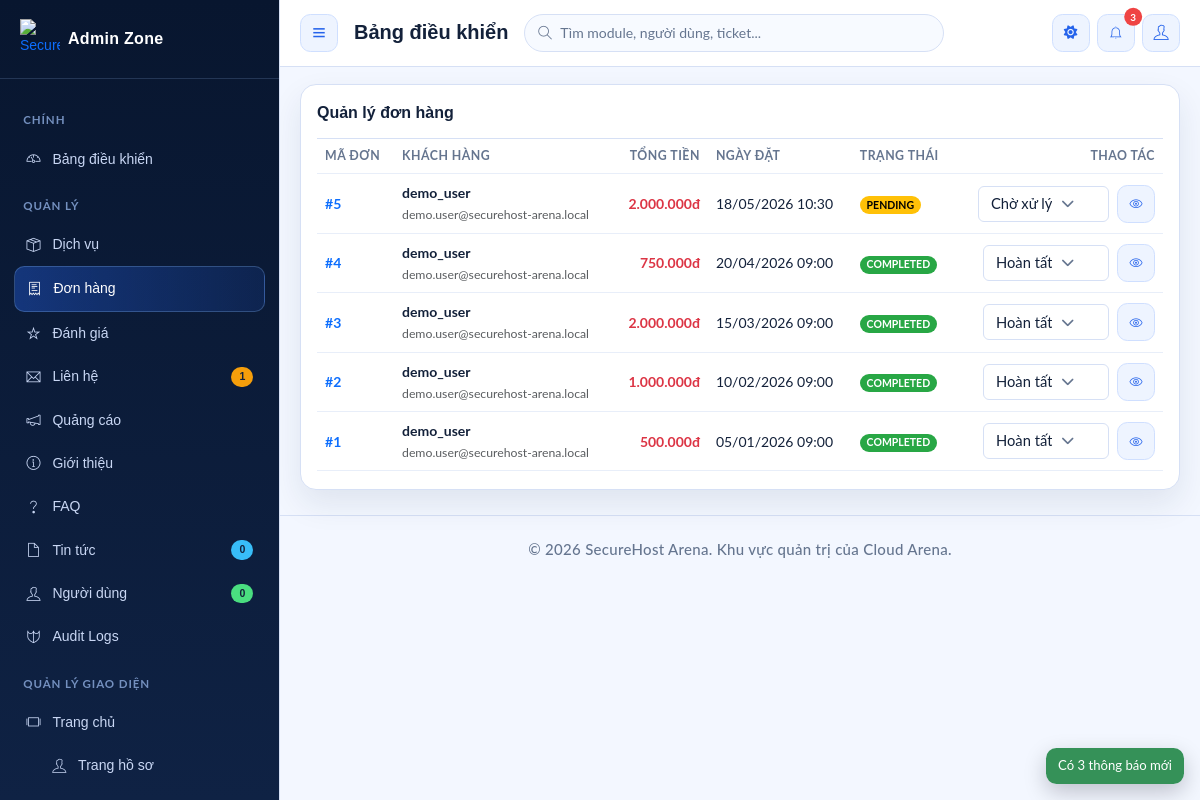
Page /admin/orders (signed in) on the committed database.
### tables this page shows
CREATE TABLE orders (
    id INT AUTO_INCREMENT PRIMARY KEY,
    user_id INT NOT NULL,
    status ENUM('pending', 'processing', 'completed', 'cancelled') DEFAULT 'pending',
    phone VARCHAR(20) NULL,
    address TEXT NULL,
    total_amount DECIMAL(10,2) DEFAULT 0.00,
    created_at TIMESTAMP DEFAULT CURRENT_TIMESTAMP,
    FOREIGN KEY (user_id) REFERENCES users(id) ON DELETE CASCADE
);

CREATE TABLE users (
    id INT AUTO_INCREMENT PRIMARY KEY,
    username VARCHAR(50) UNIQUE NOT NULL,
    password VARCHAR(255) NOT NULL COMMENT 'Hashed password',
    email VARCHAR(100) UNIQUE NOT NULL,
    full_name VARCHAR(100),
    avatar VARCHAR(255),
    status ENUM('active', 'banned') DEFAULT 'active',
    credit INT DEFAULT 0,
    reset_token VARCHAR(255) NULL,
    role ENUM('admin', 'member') NOT NULL,
    created_at TIMESTAMP DEFAULT CURRENT_TIMESTAMP
);

### app/views/admin/orders/index.php (the view, shortened to what the rows shown need)
<?php require APPROOT . '/views/layouts/admin/header.php'; ?>
<div class="row g-3">
    <div class="col-12">
        <section class="card panel-card">
            <div class="card-body">
                <div class="panel-header mb-3">
                    <h2 class="panel-title mb-0">Quản lý đơn hàng</h2>
                </div>
                <div class="table-responsive">
                    <table class="table admin-table align-middle">
                        <thead>
                            <tr>
                                <th>Mã đơn</th>
                                <th>Khách hàng</th>
                                <th class="text-end">Tổng tiền</th>
                                <th>Ngày đặt</th>
                                <th>Trạng thái</th>
                                <th class="text-end">Thao tác</th>
                            </tr>
                        </thead>
                        <tbody>
                            <?php if (empty($data['orders'])): ?>
                                <tr>
                                    <td colspan="6" class="text-center py-4 text-muted">Chưa có đơn hàng nào.</td>
                                </tr>
                            <?php else: ?>
                                <?php foreach ($data['orders'] as $order): ?>
                                    <tr>
                                        <td class="fw-bold text-primary">#<?php echo (int) $order->id; ?></td>
                                        <td>
                                            <strong><?php echo htmlspecialchars((string) $order->username, ENT_QUOTES, 'UTF-8'); ?></strong><br>
                                            <small class="text-muted"><?php echo htmlspecialchars((string) $order->email, ENT_QUOTES, 'UTF-8'); ?></small>
                                        </td>
                                        <td class="text-end fw-bold text-danger"><?php echo number_format((float) $order->total_amount, 0, ',', '.'); ?>đ</td>
                                        <td><?php echo htmlspecialchars(date('d/m/Y H:i', strtotime($order->created_at)), ENT_QUOTES, 'UTF-8'); ?></td>
                                        <td>
                                            <?php
                                            $bgColor = '#6c757d';
                                            $textColor = '#ffffff';
                                            if ($order->status === 'completed') {
                                                $bgColor = '#28a745';
                                            } elseif ($order->status === 'pending') {
                                                $bgColor = '#ffc107';
                                                $textColor = '#000000';
                                            } elseif ($order->status === 'processing') {
                                                $bgColor = '#17a2b8';
                                            } elseif ($order->status === 'cancelled') {
                                                $bgColor = '#dc3545';
                                            }
                                            ?>
                                            <span class="badge rounded-pill" style="background-color: <?php echo htmlspecialchars($bgColor, ENT_QUOTES, 'UTF-8'); ?>;color: <?php echo htmlspecialchars($textColor, ENT_QUOTES, 'UTF-8'); ?>;"><?php echo htmlspecialchars(strtoupper((string) $order->status), ENT_QUOTES, 'UTF-8'); ?></span>
                                        </td>
                                        <td class="text-end">
                                            <div class="d-inline-flex flex-wrap gap-2 align-items-center justify-content-end">
                                                <form action="<?php echo URLROOT; ?>/admin/orders/updateStatus/<?php echo (int) $order->id; ?>" method="POST" class="m-0">
                                                </form>
                                                <a href="<?php echo URLROOT; ?>/admin/orders/show/<?php echo (int) $order->id; ?>" class="btn btn-soft btn-sm btn-icon" title="Xem chi tiết" aria-label="Xem chi tiết đơn"><i class="ti-eye"></i></a>
                                            </div>
                                        </td>
                                    </tr>
                                <?php endforeach; ?>
                            <?php endif; ?>
                        </tbody>
                    </table>
                </div>
            </div>
        </section>
    </div>
</div>
<?php require APPROOT . '/views/layouts/admin/footer.php'; ?>

### rows in the picture
orders: id "5", user.username "demo_user", user.email "demo.user@securehost-arena.local", total_amount "2.000.000", created_at "18/05/2026 10:30", status "PENDING"
orders: id "4", user.username "demo_user", user.email "demo.user@securehost-arena.local", total_amount "750.000", created_at "20/04/2026 09:00", status "COMPLETED"
orders: id "3", user.username "demo_user", user.email "demo.user@securehost-arena.local", total_amount "2.000.000", created_at "15/03/2026 09:00", status "COMPLETED"
orders: id "2", user.username "demo_user", user.email "demo.user@securehost-arena.local", total_amount "1.000.000", created_at "10/02/2026 09:00", status "COMPLETED"
orders: id "1", user.username "demo_user", user.email "demo.user@securehost-arena.local", total_amount "500.000", created_at "05/01/2026 09:00", status "COMPLETED"

### other values in the picture
$ticketBadge "1"
$newsBadge "0"
$usersBadge "0"
$pageTitle "Bảng điều khiển"
$notificationCount "3"
SITENAME "SecureHost Arena"
